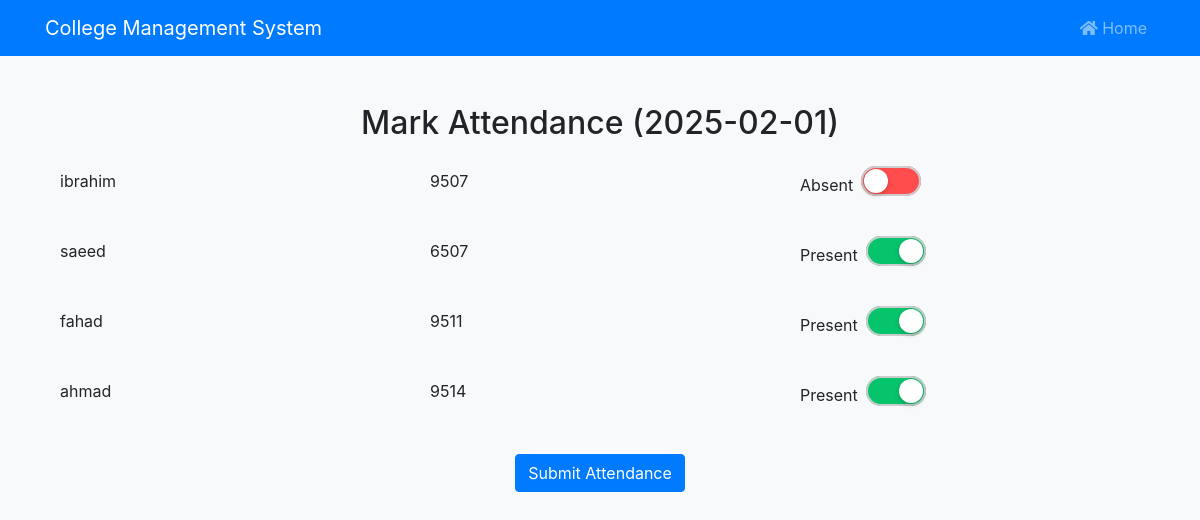
The app's page /mark-attendance (signed in) with its own data.
### tables this page shows
CREATE TABLE Students (
    id INTEGER PRIMARY KEY AUTOINCREMENT,
    roll_number TEXT UNIQUE NOT NULL,
    name TEXT NOT NULL,
    username TEXT UNIQUE NOT NULL,
    password TEXT NOT NULL
);

CREATE TABLE Attendance (
    id INTEGER PRIMARY KEY AUTOINCREMENT,
    student_id INTEGER NOT NULL,
    subject_id INTEGER NOT NULL,
    date DATE NOT NULL,
    status TEXT NOT NULL CHECK (status IN ('Present', 'Absent', 'Leave')),
    FOREIGN KEY (student_id) REFERENCES Students(id),
    FOREIGN KEY (subject_id) REFERENCES Subjects(id),
    UNIQUE(student_id, subject_id, date)
);

### app.py (the view, shortened to what this page needs)
@app.route('/mark-attendance', methods=['GET', 'POST'])
@login_required
def mark_attendance():
    if request.method == "GET":
        today = datetime.now().date()
        teacher_id = session.get("user")["id"]
        conn = get_db_connection()
        subject = conn.execute("SELECT id FROM Subjects WHERE teacher_id = ?", (teacher_id,)).fetchone()
        if not subject:
            conn.close()
            flash("No subject found for the teacher", "warning")
            return redirect("/")
        subject_id = subject["id"]
        students = conn.execute("SELECT * FROM Students").fetchall()
        attendance_records = conn.execute("SELECT * FROM Attendance WHERE subject_id = ? AND date = ?",
                                          (subject_id, today)).fetchall()
        conn.close()
        attendance = {record["student_id"]: record for record in attendance_records}
        if not attendance:
            flash("Attendance not marked today", "warning")
            return redirect("/")
        return render_template("mark_attendance.html", students=students, attendance=attendance, today=today)

### app.py (called while the page is built)
def get_db_connection():
    conn = sqlite3.connect("college.db")
    conn.row_factory = sqlite3.Row  # Allows accessing columns by name
    return conn

### helpers.py (called while the page is built)
def login_required(f):
    @wraps(f)
    def decorated_function(*args, **kwargs):
        if session.get("user") is None:
            return redirect("/login")
        return f(*args, **kwargs)
    return decorated_function

### templates/mark_attendance.html (shortened to what this page needs)
{% extends 'layout.html' %}
{% block main %}
<div class="container mt-5">
    <h2 class="text-center mb-4">Mark Attendance ({{ today }})</h2>
    <form method="post" action="/mark-attendance">
        {% for student in students %}
        {% set current_attendance = attendance.get(student.id) %}
        <div class="row align-items-center mb-3">
            <div class="col-md-4">
                <div class="form-group">
                    <label for="name">{{ student.name }}</label>
                </div>
            </div>
            <div class="col-md-4">
                <div class="form-group">
                    <label for="roll_no">{{ student.roll_number }}</label>
                </div>
            </div>
            <div class="col-md-4">
                <div class="form-group d-flex align-items-center">
                    <label for="attendance_{{ student.id }}" class="mr-2 mb-0">{{ 'Present' if current_attendance and current_attendance.status == 'Present' else 'Absent' }}</label>
                    <label class="toggle-switch">
                        <div class="toggle-switch-background">
                            <div class="toggle-switch-handle"></div>
                        </div>
                    </label>
                </div>
            </div>
        </div>
        {% endfor %}
        <div class="text-center mt-4">
            <button type="submit" class="btn btn-primary">Submit Attendance</button>
        </div>
    </form>
</div>
{% endblock %}

### static/styles.css (style rules this page uses)
body { background-color: #f8f9fa; }
.toggle-switch { position: relative; display: inline-block; width: 60px; height: 30px; cursor: pointer; }
.toggle-switch-background { position: absolute; top: 0; left: 0; width: 100%; height: 100%; background-color: #ff4d4d; border-radius: 15px; box-shadow: inset 0 0 0 2px #ccc; transition: background-color 0.3s ease-in-out; }
.toggle-switch input[type="checkbox"]:checked + .toggle-switch-background { background-color: #05c46b; box-shadow: inset 0 0 0 2px #ccc; }
.toggle-switch-handle { position: absolute; top: 3px; left: 3px; width: 24px; height: 24px; background-color: #fff; border-radius: 50%; box-shadow: 0 2px 5px rgba(0, 0, 0, 0.2); transition: transform 0.3s ease-in-out; }
.toggle-switch input[type="checkbox"]:checked + .toggle-switch-background .toggle-switch-handle { transform: translateX(30px); }

### records on screen
Students: name "ibrahim", roll_number "9507"
Attendance: status "Absent"
Students: name "saeed", roll_number "6507"
Attendance: status "Present"
Students: name "fahad", roll_number "9511"
Attendance: status "Present"
Students: name "ahmad", roll_number "9514"
Attendance: status "Present"
